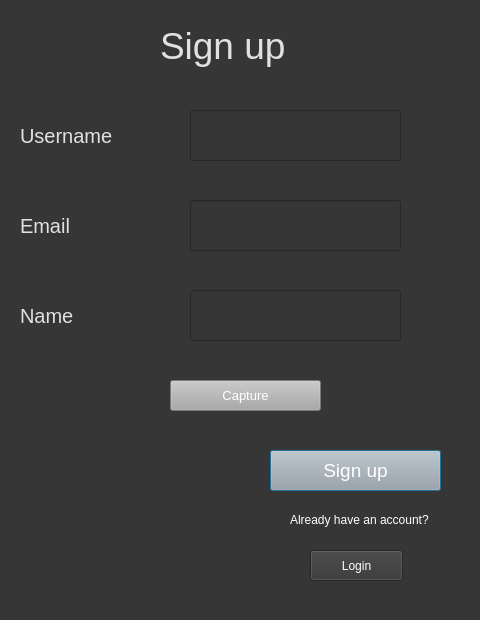
<?xml version="1.0" encoding="UTF-8"?>
<ui version="4.0">
 <class>Dialog</class>
 <widget class="QDialog" name="Dialog">
  <property name="geometry">
   <rect>
    <x>0</x>
    <y>0</y>
    <width>480</width>
    <height>620</height>
   </rect>
  </property>
  <property name="windowTitle">
   <string>Dialog</string>
  </property>
  <property name="styleSheet">
   <string notr="true">background-color: rgb(54, 54, 54);</string>
  </property>
  <widget class="QLabel" name="label">
   <property name="geometry">
    <rect>
     <x>160</x>
     <y>10</y>
     <width>171</width>
     <height>71</height>
    </rect>
   </property>
   <property name="styleSheet">
    <string notr="true">color:rgb(225, 225, 225); font-size:28pt;</string>
   </property>
   <property name="text">
    <string>Sign up</string>
   </property>
  </widget>
  <widget class="QLabel" name="label_2">
   <property name="geometry">
    <rect>
     <x>20</x>
     <y>120</y>
     <width>101</width>
     <height>31</height>
    </rect>
   </property>
   <property name="styleSheet">
    <string notr="true">font-size:15pt;color:rgb(225, 225, 225)</string>
   </property>
   <property name="text">
    <string>Username</string>
   </property>
  </widget>
  <widget class="QLineEdit" name="username">
   <property name="geometry">
    <rect>
     <x>190</x>
     <y>110</y>
     <width>211</width>
     <height>51</height>
    </rect>
   </property>
   <property name="styleSheet">
    <string notr="true">font-size:14pt; color:rgb(243, 243, 243)</string>
   </property>
  </widget>
  <widget class="QLineEdit" name="email">
   <property name="geometry">
    <rect>
     <x>190</x>
     <y>200</y>
     <width>211</width>
     <height>51</height>
    </rect>
   </property>
   <property name="styleSheet">
    <string notr="true">font-size:14pt; color:rgb(243, 243, 243)</string>
   </property>
   <property name="text">
    <string/>
   </property>
  </widget>
  <widget class="QLabel" name="label_3">
   <property name="geometry">
    <rect>
     <x>20</x>
     <y>210</y>
     <width>111</width>
     <height>31</height>
    </rect>
   </property>
   <property name="styleSheet">
    <string notr="true">font-size:15pt; color:rgb(225, 225, 225)</string>
   </property>
   <property name="text">
    <string>Email</string>
   </property>
  </widget>
  <widget class="QPushButton" name="signupbutton">
   <property name="geometry">
    <rect>
     <x>270</x>
     <y>450</y>
     <width>171</width>
     <height>41</height>
    </rect>
   </property>
   <property name="styleSheet">
    <string notr="true">background-color: rgb(167, 168, 167); font-size:14pt; color:rgb(255, 255, 255)</string>
   </property>
   <property name="text">
    <string>Sign up</string>
   </property>
  </widget>
  <widget class="QLineEdit" name="name">
   <property name="geometry">
    <rect>
     <x>190</x>
     <y>290</y>
     <width>211</width>
     <height>51</height>
    </rect>
   </property>
   <property name="styleSheet">
    <string notr="true">font-size:14pt; color:rgb(243, 243, 243)</string>
   </property>
   <property name="text">
    <string/>
   </property>
  </widget>
  <widget class="QLabel" name="label_4">
   <property name="geometry">
    <rect>
     <x>20</x>
     <y>300</y>
     <width>151</width>
     <height>31</height>
    </rect>
   </property>
   <property name="styleSheet">
    <string notr="true">font-size:15pt; color:rgb(225, 225, 225)</string>
   </property>
   <property name="text">
    <string>Name</string>
   </property>
  </widget>
  <widget class="QWidget" name="widget" native="true">
   <property name="geometry">
    <rect>
     <x>30</x>
     <y>470</y>
     <width>211</width>
     <height>111</height>
    </rect>
   </property>
   <property name="styleSheet">
    <string notr="true">image: url(:/image/08f93276-ac5b-46bc-a82a-9887de18b4af.jpg);</string>
   </property>
  </widget>
  <widget class="QLabel" name="label_5">
   <property name="geometry">
    <rect>
     <x>290</x>
     <y>510</y>
     <width>151</width>
     <height>20</height>
    </rect>
   </property>
   <property name="styleSheet">
    <string notr="true">color:rgb(255, 255, 255)</string>
   </property>
   <property name="text">
    <string>Already have an account?</string>
   </property>
  </widget>
  <widget class="QPushButton" name="login">
   <property name="geometry">
    <rect>
     <x>310</x>
     <y>550</y>
     <width>93</width>
     <height>31</height>
    </rect>
   </property>
   <property name="styleSheet">
    <string notr="true">color:rgb(255, 255, 255)</string>
   </property>
   <property name="text">
    <string>Login</string>
   </property>
  </widget>
  <widget class="QPushButton" name="capture">
   <property name="geometry">
    <rect>
     <x>170</x>
     <y>380</y>
     <width>151</width>
     <height>31</height>
    </rect>
   </property>
   <property name="styleSheet">
    <string notr="true">background-color: rgb(167, 168, 167); font-size:10pt; color:rgb(255, 255, 255)</string>
   </property>
   <property name="text">
    <string>Capture</string>
   </property>
  </widget>
 </widget>
 <resources>
  <include location="image.qrc"/>
 </resources>
 <connections/>
</ui>
